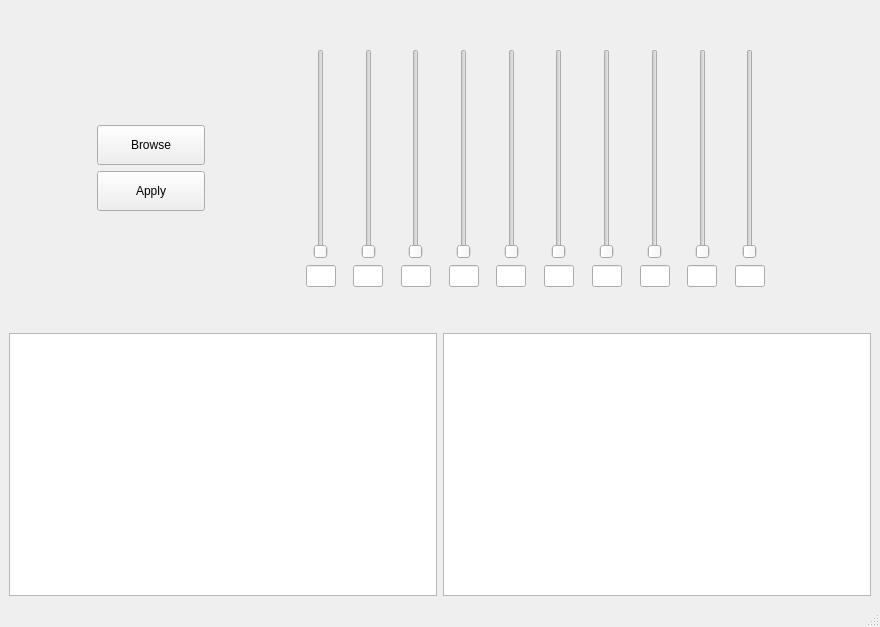
<?xml version="1.0" encoding="UTF-8"?>
<ui version="4.0">
 <class>MainWindow</class>
 <widget class="QMainWindow" name="MainWindow">
  <property name="geometry">
   <rect>
    <x>0</x>
    <y>0</y>
    <width>880</width>
    <height>627</height>
   </rect>
  </property>
  <property name="windowTitle">
   <string>MainWindow</string>
  </property>
  <widget class="QWidget" name="centralwidget">
   <layout class="QVBoxLayout" name="verticalLayout_13">
    <item>
     <layout class="QHBoxLayout" name="horizontalLayout_3" stretch="1,2">
      <item>
       <layout class="QVBoxLayout" name="verticalLayout">
        <item>
         <spacer name="verticalSpacer">
          <property name="orientation">
           <enum>Qt::Vertical</enum>
          </property>
          <property name="sizeHint" stdset="0">
           <size>
            <width>20</width>
            <height>40</height>
           </size>
          </property>
         </spacer>
        </item>
        <item alignment="Qt::AlignHCenter|Qt::AlignVCenter">
         <widget class="QPushButton" name="browseBtn">
          <property name="minimumSize">
           <size>
            <width>0</width>
            <height>40</height>
           </size>
          </property>
          <property name="styleSheet">
           <string notr="true">QPushButton{
length:60px;
width:100px;
}</string>
          </property>
          <property name="text">
           <string>Browse</string>
          </property>
         </widget>
        </item>
        <item alignment="Qt::AlignHCenter|Qt::AlignVCenter">
         <widget class="QPushButton" name="applyBtn">
          <property name="minimumSize">
           <size>
            <width>108</width>
            <height>40</height>
           </size>
          </property>
          <property name="text">
           <string>Apply</string>
          </property>
         </widget>
        </item>
        <item>
         <spacer name="verticalSpacer_2">
          <property name="orientation">
           <enum>Qt::Vertical</enum>
          </property>
          <property name="sizeHint" stdset="0">
           <size>
            <width>20</width>
            <height>40</height>
           </size>
          </property>
         </spacer>
        </item>
       </layout>
      </item>
      <item>
       <layout class="QHBoxLayout" name="horizontalLayout">
        <property name="sizeConstraint">
         <enum>QLayout::SetDefaultConstraint</enum>
        </property>
        <item>
         <layout class="QVBoxLayout" name="verticalLayout_2">
          <item>
           <spacer name="verticalSpacer_5">
            <property name="orientation">
             <enum>Qt::Vertical</enum>
            </property>
            <property name="sizeHint" stdset="0">
             <size>
              <width>20</width>
              <height>40</height>
             </size>
            </property>
           </spacer>
          </item>
          <item alignment="Qt::AlignHCenter">
           <widget class="QSlider" name="freqSlider_1">
            <property name="sizePolicy">
             <sizepolicy hsizetype="Fixed" vsizetype="Fixed">
              <horstretch>0</horstretch>
              <verstretch>0</verstretch>
             </sizepolicy>
            </property>
            <property name="minimumSize">
             <size>
              <width>0</width>
              <height>210</height>
             </size>
            </property>
            <property name="orientation">
             <enum>Qt::Vertical</enum>
            </property>
           </widget>
          </item>
          <item alignment="Qt::AlignHCenter">
           <widget class="QLineEdit" name="lineEdit">
            <property name="sizePolicy">
             <sizepolicy hsizetype="Fixed" vsizetype="Fixed">
              <horstretch>0</horstretch>
              <verstretch>0</verstretch>
             </sizepolicy>
            </property>
            <property name="maximumSize">
             <size>
              <width>30</width>
              <height>16777215</height>
             </size>
            </property>
           </widget>
          </item>
          <item>
           <spacer name="verticalSpacer_3">
            <property name="orientation">
             <enum>Qt::Vertical</enum>
            </property>
            <property name="sizeHint" stdset="0">
             <size>
              <width>20</width>
              <height>40</height>
             </size>
            </property>
           </spacer>
          </item>
         </layout>
        </item>
        <item>
         <layout class="QVBoxLayout" name="verticalLayout_3">
          <item>
           <spacer name="verticalSpacer_6">
            <property name="orientation">
             <enum>Qt::Vertical</enum>
            </property>
            <property name="sizeHint" stdset="0">
             <size>
              <width>20</width>
              <height>40</height>
             </size>
            </property>
           </spacer>
          </item>
          <item alignment="Qt::AlignHCenter">
           <widget class="QSlider" name="freqSlider_2">
            <property name="sizePolicy">
             <sizepolicy hsizetype="Fixed" vsizetype="Fixed">
              <horstretch>0</horstretch>
              <verstretch>0</verstretch>
             </sizepolicy>
            </property>
            <property name="minimumSize">
             <size>
              <width>0</width>
              <height>210</height>
             </size>
            </property>
            <property name="orientation">
             <enum>Qt::Vertical</enum>
            </property>
           </widget>
          </item>
          <item alignment="Qt::AlignHCenter">
           <widget class="QLineEdit" name="lineEdit_11">
            <property name="sizePolicy">
             <sizepolicy hsizetype="Fixed" vsizetype="Fixed">
              <horstretch>0</horstretch>
              <verstretch>0</verstretch>
             </sizepolicy>
            </property>
            <property name="maximumSize">
             <size>
              <width>30</width>
              <height>16777215</height>
             </size>
            </property>
           </widget>
          </item>
          <item>
           <spacer name="verticalSpacer_4">
            <property name="orientation">
             <enum>Qt::Vertical</enum>
            </property>
            <property name="sizeHint" stdset="0">
             <size>
              <width>20</width>
              <height>40</height>
             </size>
            </property>
           </spacer>
          </item>
         </layout>
        </item>
        <item>
         <layout class="QVBoxLayout" name="verticalLayout_4">
          <item>
           <spacer name="verticalSpacer_7">
            <property name="orientation">
             <enum>Qt::Vertical</enum>
            </property>
            <property name="sizeHint" stdset="0">
             <size>
              <width>20</width>
              <height>40</height>
             </size>
            </property>
           </spacer>
          </item>
          <item alignment="Qt::AlignHCenter">
           <widget class="QSlider" name="freqSlider_3">
            <property name="sizePolicy">
             <sizepolicy hsizetype="Fixed" vsizetype="Fixed">
              <horstretch>0</horstretch>
              <verstretch>0</verstretch>
             </sizepolicy>
            </property>
            <property name="minimumSize">
             <size>
              <width>0</width>
              <height>210</height>
             </size>
            </property>
            <property name="orientation">
             <enum>Qt::Vertical</enum>
            </property>
           </widget>
          </item>
          <item alignment="Qt::AlignHCenter">
           <widget class="QLineEdit" name="lineEdit_2">
            <property name="sizePolicy">
             <sizepolicy hsizetype="Fixed" vsizetype="Fixed">
              <horstretch>0</horstretch>
              <verstretch>0</verstretch>
             </sizepolicy>
            </property>
            <property name="maximumSize">
             <size>
              <width>30</width>
              <height>16777215</height>
             </size>
            </property>
           </widget>
          </item>
          <item>
           <spacer name="verticalSpacer_8">
            <property name="orientation">
             <enum>Qt::Vertical</enum>
            </property>
            <property name="sizeHint" stdset="0">
             <size>
              <width>20</width>
              <height>40</height>
             </size>
            </property>
           </spacer>
          </item>
         </layout>
        </item>
        <item>
         <layout class="QVBoxLayout" name="verticalLayout_5">
          <item>
           <spacer name="verticalSpacer_9">
            <property name="orientation">
             <enum>Qt::Vertical</enum>
            </property>
            <property name="sizeHint" stdset="0">
             <size>
              <width>20</width>
              <height>40</height>
             </size>
            </property>
           </spacer>
          </item>
          <item alignment="Qt::AlignHCenter">
           <widget class="QSlider" name="freqSlider_4">
            <property name="sizePolicy">
             <sizepolicy hsizetype="Fixed" vsizetype="Fixed">
              <horstretch>0</horstretch>
              <verstretch>0</verstretch>
             </sizepolicy>
            </property>
            <property name="minimumSize">
             <size>
              <width>0</width>
              <height>210</height>
             </size>
            </property>
            <property name="orientation">
             <enum>Qt::Vertical</enum>
            </property>
           </widget>
          </item>
          <item alignment="Qt::AlignHCenter">
           <widget class="QLineEdit" name="lineEdit_3">
            <property name="sizePolicy">
             <sizepolicy hsizetype="Fixed" vsizetype="Fixed">
              <horstretch>0</horstretch>
              <verstretch>0</verstretch>
             </sizepolicy>
            </property>
            <property name="maximumSize">
             <size>
              <width>30</width>
              <height>16777215</height>
             </size>
            </property>
           </widget>
          </item>
          <item>
           <spacer name="verticalSpacer_10">
            <property name="orientation">
             <enum>Qt::Vertical</enum>
            </property>
            <property name="sizeHint" stdset="0">
             <size>
              <width>20</width>
              <height>40</height>
             </size>
            </property>
           </spacer>
          </item>
         </layout>
        </item>
        <item>
         <layout class="QVBoxLayout" name="verticalLayout_6">
          <item>
           <spacer name="verticalSpacer_11">
            <property name="orientation">
             <enum>Qt::Vertical</enum>
            </property>
            <property name="sizeHint" stdset="0">
             <size>
              <width>20</width>
              <height>40</height>
             </size>
            </property>
           </spacer>
          </item>
          <item alignment="Qt::AlignHCenter">
           <widget class="QSlider" name="freqSlider_5">
            <property name="sizePolicy">
             <sizepolicy hsizetype="Fixed" vsizetype="Fixed">
              <horstretch>0</horstretch>
              <verstretch>0</verstretch>
             </sizepolicy>
            </property>
            <property name="minimumSize">
             <size>
              <width>0</width>
              <height>210</height>
             </size>
            </property>
            <property name="orientation">
             <enum>Qt::Vertical</enum>
            </property>
           </widget>
          </item>
          <item alignment="Qt::AlignHCenter">
           <widget class="QLineEdit" name="lineEdit_4">
            <property name="sizePolicy">
             <sizepolicy hsizetype="Fixed" vsizetype="Fixed">
              <horstretch>0</horstretch>
              <verstretch>0</verstretch>
             </sizepolicy>
            </property>
            <property name="maximumSize">
             <size>
              <width>30</width>
              <height>16777215</height>
             </size>
            </property>
           </widget>
          </item>
          <item>
           <spacer name="verticalSpacer_12">
            <property name="orientation">
             <enum>Qt::Vertical</enum>
            </property>
            <property name="sizeHint" stdset="0">
             <size>
              <width>20</width>
              <height>40</height>
             </size>
            </property>
           </spacer>
          </item>
         </layout>
        </item>
        <item>
         <layout class="QVBoxLayout" name="verticalLayout_7">
          <item>
           <spacer name="verticalSpacer_13">
            <property name="orientation">
             <enum>Qt::Vertical</enum>
            </property>
            <property name="sizeHint" stdset="0">
             <size>
              <width>20</width>
              <height>40</height>
             </size>
            </property>
           </spacer>
          </item>
          <item alignment="Qt::AlignHCenter">
           <widget class="QSlider" name="freqSlider_6">
            <property name="sizePolicy">
             <sizepolicy hsizetype="Fixed" vsizetype="Fixed">
              <horstretch>0</horstretch>
              <verstretch>0</verstretch>
             </sizepolicy>
            </property>
            <property name="minimumSize">
             <size>
              <width>0</width>
              <height>210</height>
             </size>
            </property>
            <property name="orientation">
             <enum>Qt::Vertical</enum>
            </property>
           </widget>
          </item>
          <item alignment="Qt::AlignHCenter">
           <widget class="QLineEdit" name="lineEdit_5">
            <property name="sizePolicy">
             <sizepolicy hsizetype="Fixed" vsizetype="Fixed">
              <horstretch>0</horstretch>
              <verstretch>0</verstretch>
             </sizepolicy>
            </property>
            <property name="maximumSize">
             <size>
              <width>30</width>
              <height>16777215</height>
             </size>
            </property>
           </widget>
          </item>
          <item>
           <spacer name="verticalSpacer_14">
            <property name="orientation">
             <enum>Qt::Vertical</enum>
            </property>
            <property name="sizeHint" stdset="0">
             <size>
              <width>20</width>
              <height>40</height>
             </size>
            </property>
           </spacer>
          </item>
         </layout>
        </item>
        <item>
         <layout class="QVBoxLayout" name="verticalLayout_9">
          <item>
           <spacer name="verticalSpacer_15">
            <property name="orientation">
             <enum>Qt::Vertical</enum>
            </property>
            <property name="sizeHint" stdset="0">
             <size>
              <width>20</width>
              <height>40</height>
             </size>
            </property>
           </spacer>
          </item>
          <item alignment="Qt::AlignHCenter">
           <widget class="QSlider" name="freqSlider_7">
            <property name="sizePolicy">
             <sizepolicy hsizetype="Fixed" vsizetype="Fixed">
              <horstretch>0</horstretch>
              <verstretch>0</verstretch>
             </sizepolicy>
            </property>
            <property name="minimumSize">
             <size>
              <width>0</width>
              <height>210</height>
             </size>
            </property>
            <property name="orientation">
             <enum>Qt::Vertical</enum>
            </property>
           </widget>
          </item>
          <item alignment="Qt::AlignHCenter">
           <widget class="QLineEdit" name="lineEdit_7">
            <property name="sizePolicy">
             <sizepolicy hsizetype="Fixed" vsizetype="Fixed">
              <horstretch>0</horstretch>
              <verstretch>0</verstretch>
             </sizepolicy>
            </property>
            <property name="maximumSize">
             <size>
              <width>30</width>
              <height>16777215</height>
             </size>
            </property>
           </widget>
          </item>
          <item>
           <spacer name="verticalSpacer_16">
            <property name="orientation">
             <enum>Qt::Vertical</enum>
            </property>
            <property name="sizeHint" stdset="0">
             <size>
              <width>20</width>
              <height>40</height>
             </size>
            </property>
           </spacer>
          </item>
         </layout>
        </item>
        <item>
         <layout class="QVBoxLayout" name="verticalLayout_11">
          <item>
           <spacer name="verticalSpacer_17">
            <property name="orientation">
             <enum>Qt::Vertical</enum>
            </property>
            <property name="sizeHint" stdset="0">
             <size>
              <width>20</width>
              <height>40</height>
             </size>
            </property>
           </spacer>
          </item>
          <item alignment="Qt::AlignHCenter">
           <widget class="QSlider" name="freqSlider_8">
            <property name="sizePolicy">
             <sizepolicy hsizetype="Fixed" vsizetype="Fixed">
              <horstretch>0</horstretch>
              <verstretch>0</verstretch>
             </sizepolicy>
            </property>
            <property name="minimumSize">
             <size>
              <width>0</width>
              <height>210</height>
             </size>
            </property>
            <property name="orientation">
             <enum>Qt::Vertical</enum>
            </property>
           </widget>
          </item>
          <item alignment="Qt::AlignHCenter">
           <widget class="QLineEdit" name="lineEdit_9">
            <property name="sizePolicy">
             <sizepolicy hsizetype="Fixed" vsizetype="Fixed">
              <horstretch>0</horstretch>
              <verstretch>0</verstretch>
             </sizepolicy>
            </property>
            <property name="maximumSize">
             <size>
              <width>30</width>
              <height>16777215</height>
             </size>
            </property>
           </widget>
          </item>
          <item>
           <spacer name="verticalSpacer_18">
            <property name="orientation">
             <enum>Qt::Vertical</enum>
            </property>
            <property name="sizeHint" stdset="0">
             <size>
              <width>20</width>
              <height>40</height>
             </size>
            </property>
           </spacer>
          </item>
         </layout>
        </item>
        <item>
         <layout class="QVBoxLayout" name="verticalLayout_10">
          <item>
           <spacer name="verticalSpacer_19">
            <property name="orientation">
             <enum>Qt::Vertical</enum>
            </property>
            <property name="sizeHint" stdset="0">
             <size>
              <width>20</width>
              <height>40</height>
             </size>
            </property>
           </spacer>
          </item>
          <item alignment="Qt::AlignHCenter">
           <widget class="QSlider" name="freqSlider_9">
            <property name="sizePolicy">
             <sizepolicy hsizetype="Fixed" vsizetype="Fixed">
              <horstretch>0</horstretch>
              <verstretch>0</verstretch>
             </sizepolicy>
            </property>
            <property name="minimumSize">
             <size>
              <width>0</width>
              <height>210</height>
             </size>
            </property>
            <property name="orientation">
             <enum>Qt::Vertical</enum>
            </property>
           </widget>
          </item>
          <item alignment="Qt::AlignHCenter">
           <widget class="QLineEdit" name="lineEdit_8">
            <property name="sizePolicy">
             <sizepolicy hsizetype="Fixed" vsizetype="Fixed">
              <horstretch>0</horstretch>
              <verstretch>0</verstretch>
             </sizepolicy>
            </property>
            <property name="maximumSize">
             <size>
              <width>30</width>
              <height>16777215</height>
             </size>
            </property>
           </widget>
          </item>
          <item>
           <spacer name="verticalSpacer_20">
            <property name="orientation">
             <enum>Qt::Vertical</enum>
            </property>
            <property name="sizeHint" stdset="0">
             <size>
              <width>20</width>
              <height>40</height>
             </size>
            </property>
           </spacer>
          </item>
         </layout>
        </item>
        <item>
         <layout class="QVBoxLayout" name="verticalLayout_12">
          <item>
           <spacer name="verticalSpacer_21">
            <property name="orientation">
             <enum>Qt::Vertical</enum>
            </property>
            <property name="sizeHint" stdset="0">
             <size>
              <width>20</width>
              <height>40</height>
             </size>
            </property>
           </spacer>
          </item>
          <item alignment="Qt::AlignHCenter">
           <widget class="QSlider" name="freqSlider_10">
            <property name="sizePolicy">
             <sizepolicy hsizetype="Fixed" vsizetype="Fixed">
              <horstretch>0</horstretch>
              <verstretch>0</verstretch>
             </sizepolicy>
            </property>
            <property name="minimumSize">
             <size>
              <width>0</width>
              <height>210</height>
             </size>
            </property>
            <property name="orientation">
             <enum>Qt::Vertical</enum>
            </property>
           </widget>
          </item>
          <item alignment="Qt::AlignHCenter">
           <widget class="QLineEdit" name="lineEdit_10">
            <property name="sizePolicy">
             <sizepolicy hsizetype="Fixed" vsizetype="Fixed">
              <horstretch>0</horstretch>
              <verstretch>0</verstretch>
             </sizepolicy>
            </property>
            <property name="maximumSize">
             <size>
              <width>30</width>
              <height>16777215</height>
             </size>
            </property>
           </widget>
          </item>
          <item>
           <spacer name="verticalSpacer_22">
            <property name="orientation">
             <enum>Qt::Vertical</enum>
            </property>
            <property name="sizeHint" stdset="0">
             <size>
              <width>20</width>
              <height>40</height>
             </size>
            </property>
           </spacer>
          </item>
         </layout>
        </item>
        <item>
         <spacer name="horizontalSpacer">
          <property name="orientation">
           <enum>Qt::Horizontal</enum>
          </property>
          <property name="sizeType">
           <enum>QSizePolicy::Fixed</enum>
          </property>
          <property name="sizeHint" stdset="0">
           <size>
            <width>100</width>
            <height>20</height>
           </size>
          </property>
         </spacer>
        </item>
       </layout>
      </item>
     </layout>
    </item>
    <item>
     <layout class="QHBoxLayout" name="horizontalLayout_2">
      <item>
       <widget class="PlotWidget" name="graphicsView"/>
      </item>
      <item>
       <widget class="PlotWidget" name="graphicsView_2"/>
      </item>
     </layout>
    </item>
   </layout>
  </widget>
  <widget class="QMenuBar" name="menubar">
   <property name="geometry">
    <rect>
     <x>0</x>
     <y>0</y>
     <width>880</width>
     <height>22</height>
    </rect>
   </property>
  </widget>
  <widget class="QStatusBar" name="statusbar"/>
 </widget>
 <customwidgets>
  <customwidget>
   <class>PlotWidget</class>
   <extends>QGraphicsView</extends>
   <header location="global">pyqtgraph</header>
  </customwidget>
 </customwidgets>
 <resources/>
 <connections/>
</ui>
